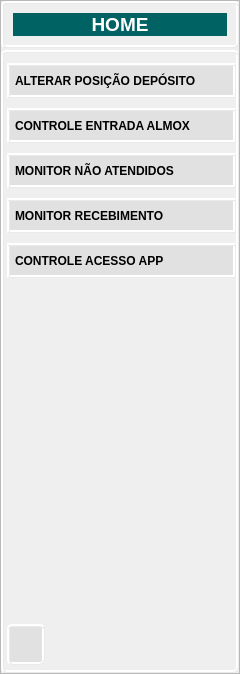
     <widget class="QFrame" name="qf_home">
      <property name="minimumSize">
       <size>
        <width>240</width>
        <height>0</height>
       </size>
      </property>
      <property name="styleSheet">
       <string notr="true">#frame_3{
    border-style: ridge;
    border-width: 3px;
    border-radius: 5px;
    border-color: rgb(234, 234, 234);
}
#qf_home_button{
    border-style: ridge;
    border-width: 3px;
    border-radius: 5px;
    border-color: rgb(234, 234, 234);
}</string>
      </property>
      <property name="frameShape">
       <enum>QFrame::StyledPanel</enum>
      </property>
      <property name="frameShadow">
       <enum>QFrame::Raised</enum>
      </property>
      <layout class="QVBoxLayout" name="verticalLayout">
       <property name="spacing">
        <number>2</number>
       </property>
       <property name="leftMargin">
        <number>0</number>
       </property>
       <property name="topMargin">
        <number>0</number>
       </property>
       <property name="rightMargin">
        <number>0</number>
       </property>
       <property name="bottomMargin">
        <number>0</number>
       </property>
       <item>
        <widget class="QFrame" name="frame_3">
         <property name="maximumSize">
          <size>
           <width>16777215</width>
           <height>50</height>
          </size>
         </property>
         <property name="frameShape">
          <enum>QFrame::StyledPanel</enum>
         </property>
         <property name="frameShadow">
          <enum>QFrame::Raised</enum>
         </property>
         <layout class="QHBoxLayout" name="horizontalLayout_2">
          <item>
           <widget class="QLabel" name="label_2">
            <property name="minimumSize">
             <size>
              <width>0</width>
              <height>0</height>
             </size>
            </property>
            <property name="styleSheet">
             <string notr="true">border: 0px;
color: rgb(255, 255, 255);
font: bold 14pt;
background-color: rgb(0, 98, 98)</string>
            </property>
            <property name="text">
             <string>HOME</string>
            </property>
            <property name="alignment">
             <set>Qt::AlignCenter</set>
            </property>
           </widget>
          </item>
         </layout>
        </widget>
       </item>
       <item>
        <widget class="QFrame" name="qf_home_button">
         <property name="styleSheet">
          <string notr="true">#qw_home_btn{
    border-style: outset;
    border-width: 3px;
    border-radius: 0px;
    border-color: rgb(234, 234, 234);

}

QPushButton{	
	background-color: rgb(225, 225, 225);
    border-style: ridge;
    border-width: 3px;
    border-color: rgb(234, 234, 234);
    font: bold 12px;
	padding-right: 5px;		
	text-align: left;
}

QPushButton::hover {
    background-color: rgb(150, 150, 150);
    border-style: inset;
}

QPushButton::pressed {
    background-color: rgb(150, 150, 150);
    border-style: inset;
}</string>
         </property>
         <property name="frameShape">
          <enum>QFrame::StyledPanel</enum>
         </property>
         <property name="frameShadow">
          <enum>QFrame::Raised</enum>
         </property>
         <layout class="QVBoxLayout" name="verticalLayout_3">
          <property name="spacing">
           <number>10</number>
          </property>
          <property name="leftMargin">
           <number>3</number>
          </property>
          <property name="topMargin">
           <number>10</number>
          </property>
          <property name="rightMargin">
           <number>0</number>
          </property>
          <property name="bottomMargin">
           <number>5</number>
          </property>
          <item>
           <widget class="QPushButton" name="home_btn_alt_local">
            <property name="minimumSize">
             <size>
              <width>0</width>
              <height>35</height>
             </size>
            </property>
            <property name="cursor">
             <cursorShape>PointingHandCursor</cursorShape>
            </property>
            <property name="layoutDirection">
             <enum>Qt::RightToLeft</enum>
            </property>
            <property name="text">
             <string>ALTERAR POSIÇÃO DEPÓSITO</string>
            </property>
            <property name="checkable">
             <bool>true</bool>
            </property>
           </widget>
          </item>
          <item>
           <widget class="QPushButton" name="home_btn_cont_entrada_almox">
            <property name="minimumSize">
             <size>
              <width>0</width>
              <height>35</height>
             </size>
            </property>
            <property name="cursor">
             <cursorShape>PointingHandCursor</cursorShape>
            </property>
            <property name="layoutDirection">
             <enum>Qt::RightToLeft</enum>
            </property>
            <property name="text">
             <string>CONTROLE ENTRADA ALMOX</string>
            </property>
            <property name="checkable">
             <bool>true</bool>
            </property>
           </widget>
          </item>
          <item>
           <widget class="QPushButton" name="home_btn_nao_atendidos">
            <property name="minimumSize">
             <size>
              <width>0</width>
              <height>35</height>
             </size>
            </property>
            <property name="cursor">
             <cursorShape>PointingHandCursor</cursorShape>
            </property>
            <property name="layoutDirection">
             <enum>Qt::RightToLeft</enum>
            </property>
            <property name="text">
             <string>MONITOR NÃO ATENDIDOS</string>
            </property>
            <property name="checkable">
             <bool>true</bool>
            </property>
           </widget>
          </item>
          <item>
           <widget class="QPushButton" name="home_btn_recebimento">
            <property name="minimumSize">
             <size>
              <width>0</width>
              <height>35</height>
             </size>
            </property>
            <property name="cursor">
             <cursorShape>PointingHandCursor</cursorShape>
            </property>
            <property name="layoutDirection">
             <enum>Qt::RightToLeft</enum>
            </property>
            <property name="text">
             <string>MONITOR RECEBIMENTO</string>
            </property>
            <property name="checkable">
             <bool>true</bool>
            </property>
           </widget>
          </item>
          <item>
           <widget class="QPushButton" name="home_btn_cont_acesso">
            <property name="minimumSize">
             <size>
              <width>0</width>
              <height>35</height>
             </size>
            </property>
            <property name="cursor">
             <cursorShape>PointingHandCursor</cursorShape>
            </property>
            <property name="layoutDirection">
             <enum>Qt::RightToLeft</enum>
            </property>
            <property name="text">
             <string>CONTROLE ACESSO APP</string>
            </property>
            <property name="checkable">
             <bool>true</bool>
            </property>
           </widget>
          </item>
          <item>
           <spacer name="verticalSpacer">
            <property name="orientation">
             <enum>Qt::Vertical</enum>
            </property>
            <property name="sizeHint" stdset="0">
             <size>
              <width>178</width>
              <height>336</height>
             </size>
            </property>
           </spacer>
          </item>
          <item alignment="Qt::AlignLeft|Qt::AlignTop">
           <widget class="QPushButton" name="home_btn_config">
            <property name="minimumSize">
             <size>
              <width>0</width>
              <height>41</height>
             </size>
            </property>
            <property name="toolTip">
             <string>&lt;html&gt;&lt;head/&gt;&lt;body&gt;&lt;p&gt;Alterar Configurações&lt;/p&gt;&lt;/body&gt;&lt;/html&gt;</string>
            </property>
            <property name="styleSheet">
             <string notr="true">QPushButton{	
	background-color: rgb(225, 225, 225);
    border-style: ridge;
    border-width: 3px;
    border-color: rgb(234, 234, 234);
	border-radius: 5px;
    font: bold 12px;
	padding: 0px;		
	text-align: center;
}

QPushButton::hover {
    background-color: rgb(150, 150, 150);
    border-style: inset;
}

QPushButton::pressed {
    background-color: rgb(150, 150, 150);
    border-style: inset;
}</string>
            </property>
            <property name="text">
             <string/>
            </property>
            <property name="icon">
             <iconset resource="../assets/icons/icons_alt_regras.qrc">
              <normaloff>:/assets.icons_alt_regras/configurações.png</normaloff>:/assets.icons_alt_regras/configurações.png</iconset>
            </property>
            <property name="iconSize">
             <size>
              <width>30</width>
              <height>30</height>
             </size>
            </property>
           </widget>
          </item>
         </layout>
        </widget>
       </item>
      </layout>
     </widget>
